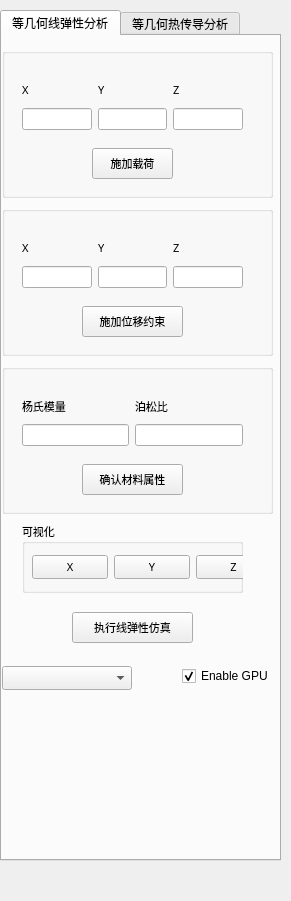
               <widget class="QWidget" name="scrollAreaWidgetContents">
                <property name="geometry">
                 <rect>
                  <x>0</x>
                  <y>0</y>
                  <width>291</width>
                  <height>901</height>
                 </rect>
                </property>
                <widget class="QTabWidget" name="tabWidget_2">
                 <property name="geometry">
                  <rect>
                   <x>0</x>
                   <y>10</y>
                   <width>281</width>
                   <height>851</height>
                  </rect>
                 </property>
                 <property name="currentIndex">
                  <number>0</number>
                 </property>
                 <widget class="QWidget" name="tab_6">
                  <attribute name="title">
                   <string>等几何线弹性分析</string>
                  </attribute>
                  <widget class="QWidget" name="verticalLayoutWidget_5">
                   <property name="geometry">
                    <rect>
                     <x>0</x>
                     <y>10</y>
                     <width>271</width>
                     <height>611</height>
                    </rect>
                   </property>
                   <layout class="QVBoxLayout" name="verticalLayout_4">
                    <item>
                     <widget class="QGroupBox" name="groupBox_20">
                      <property name="maximumSize">
                       <size>
                        <width>16777215</width>
                        <height>150</height>
                       </size>
                      </property>
                      <property name="title">
                       <string/>
                      </property>
                      <widget class="QWidget" name="widget_9" native="true">
                       <property name="geometry">
                        <rect>
                         <x>20</x>
                         <y>20</y>
                         <width>221</width>
                         <height>71</height>
                        </rect>
                       </property>
                       <widget class="QWidget" name="gridLayoutWidget_17">
                        <property name="geometry">
                         <rect>
                          <x>0</x>
                          <y>10</y>
                          <width>221</width>
                          <height>52</height>
                         </rect>
                        </property>
                        <layout class="QGridLayout" name="gridLayout_18">
                         <item row="0" column="0">
                          <widget class="QLabel" name="label_46">
                           <property name="font">
                            <font>
                             <family>Agency FB</family>
                             <pointsize>8</pointsize>
                            </font>
                           </property>
                           <property name="text">
                            <string>X</string>
                           </property>
                          </widget>
                         </item>
                         <item row="0" column="1">
                          <widget class="QLabel" name="label_47">
                           <property name="font">
                            <font>
                             <family>Agency FB</family>
                             <pointsize>8</pointsize>
                            </font>
                           </property>
                           <property name="text">
                            <string>Y</string>
                           </property>
                          </widget>
                         </item>
                         <item row="0" column="2">
                          <widget class="QLabel" name="label_48">
                           <property name="font">
                            <font>
                             <family>Agency FB</family>
                             <pointsize>8</pointsize>
                            </font>
                           </property>
                           <property name="text">
                            <string>Z</string>
                           </property>
                          </widget>
                         </item>
                         <item row="1" column="0">
                          <widget class="QLineEdit" name="XPosition_force"/>
                         </item>
                         <item row="1" column="1">
                          <widget class="QLineEdit" name="YPosition_force"/>
                         </item>
                         <item row="1" column="2">
                          <widget class="QLineEdit" name="ZPosition_force"/>
                         </item>
                        </layout>
                       </widget>
                      </widget>
                      <widget class="QPushButton" name="btnAddForce">
                       <property name="geometry">
                        <rect>
                         <x>90</x>
                         <y>100</y>
                         <width>81</width>
                         <height>31</height>
                        </rect>
                       </property>
                       <property name="font">
                        <font>
                         <family>Agency FB</family>
                         <pointsize>8</pointsize>
                        </font>
                       </property>
                       <property name="text">
                        <string>施加载荷</string>
                       </property>
                      </widget>
                     </widget>
                    </item>
                    <item>
                     <widget class="QGroupBox" name="groupBox_7">
                      <property name="maximumSize">
                       <size>
                        <width>16777215</width>
                        <height>150</height>
                       </size>
                      </property>
                      <property name="title">
                       <string/>
                      </property>
                      <widget class="QWidget" name="widget_3" native="true">
                       <property name="geometry">
                        <rect>
                         <x>20</x>
                         <y>20</y>
                         <width>221</width>
                         <height>71</height>
                        </rect>
                       </property>
                       <widget class="QWidget" name="gridLayoutWidget_8">
                        <property name="geometry">
                         <rect>
                          <x>0</x>
                          <y>10</y>
                          <width>221</width>
                          <height>52</height>
                         </rect>
                        </property>
                        <layout class="QGridLayout" name="gridLayout_9">
                         <item row="0" column="0">
                          <widget class="QLabel" name="label_31">
                           <property name="font">
                            <font>
                             <family>Agency FB</family>
                             <pointsize>8</pointsize>
                            </font>
                           </property>
                           <property name="text">
                            <string>X</string>
                           </property>
                          </widget>
                         </item>
                         <item row="0" column="1">
                          <widget class="QLabel" name="label_32">
                           <property name="font">
                            <font>
                             <family>Agency FB</family>
                             <pointsize>8</pointsize>
                            </font>
                           </property>
                           <property name="text">
                            <string>Y</string>
                           </property>
                          </widget>
                         </item>
                         <item row="0" column="2">
                          <widget class="QLabel" name="label_33">
                           <property name="font">
                            <font>
                             <family>Agency FB</family>
                             <pointsize>8</pointsize>
                            </font>
                           </property>
                           <property name="text">
                            <string>Z</string>
                           </property>
                          </widget>
                         </item>
                         <item row="1" column="0">
                          <widget class="QLineEdit" name="XPosition_fixed"/>
                         </item>
                         <item row="1" column="1">
                          <widget class="QLineEdit" name="YPosition_fixed"/>
                         </item>
                         <item row="1" column="2">
                          <widget class="QLineEdit" name="ZPosition_fixed"/>
                         </item>
                        </layout>
                       </widget>
                      </widget>
                      <widget class="QPushButton" name="btnAddFixed_2">
                       <property name="geometry">
                        <rect>
                         <x>80</x>
                         <y>100</y>
                         <width>101</width>
                         <height>31</height>
                        </rect>
                       </property>
                       <property name="font">
                        <font>
                         <family>Agency FB</family>
                         <pointsize>8</pointsize>
                        </font>
                       </property>
                       <property name="text">
                        <string>施加位移约束</string>
                       </property>
                      </widget>
                     </widget>
                    </item>
                    <item>
                     <widget class="QGroupBox" name="groupBox_24">
                      <property name="maximumSize">
                       <size>
                        <width>16777215</width>
                        <height>150</height>
                       </size>
                      </property>
                      <property name="title">
                       <string/>
                      </property>
                      <widget class="QWidget" name="widget_10" native="true">
                       <property name="geometry">
                        <rect>
                         <x>20</x>
                         <y>20</y>
                         <width>221</width>
                         <height>71</height>
                        </rect>
                       </property>
                       <widget class="QWidget" name="gridLayoutWidget_18">
                        <property name="geometry">
                         <rect>
                          <x>0</x>
                          <y>10</y>
                          <width>221</width>
                          <height>52</height>
                         </rect>
                        </property>
                        <layout class="QGridLayout" name="gridLayout_19">
                         <item row="1" column="1">
                          <widget class="QLineEdit" name="PoSongBi"/>
                         </item>
                         <item row="0" column="1">
                          <widget class="QLabel" name="label_49">
                           <property name="font">
                            <font>
                             <family>Agency FB</family>
                             <pointsize>8</pointsize>
                            </font>
                           </property>
                           <property name="text">
                            <string>泊松比</string>
                           </property>
                          </widget>
                         </item>
                         <item row="0" column="0">
                          <widget class="QLabel" name="label_50">
                           <property name="font">
                            <font>
                             <family>Agency FB</family>
                             <pointsize>8</pointsize>
                            </font>
                           </property>
                           <property name="text">
                            <string>杨氏模量</string>
                           </property>
                          </widget>
                         </item>
                         <item row="1" column="0">
                          <widget class="QLineEdit" name="YangShiMoLiang"/>
                         </item>
                        </layout>
                       </widget>
                      </widget>
                      <widget class="QPushButton" name="pushButton_12">
                       <property name="geometry">
                        <rect>
                         <x>80</x>
                         <y>100</y>
                         <width>101</width>
                         <height>31</height>
                        </rect>
                       </property>
                       <property name="font">
                        <font>
                         <family>Agency FB</family>
                         <pointsize>8</pointsize>
                        </font>
                       </property>
                       <property name="text">
                        <string>确认材料属性</string>
                       </property>
                      </widget>
                     </widget>
                    </item>
                    <item>
                     <widget class="QWidget" name="widget" native="true">
                      <property name="maximumSize">
                       <size>
                        <width>16777215</width>
                        <height>130</height>
                       </size>
                      </property>
                      <widget class="QGroupBox" name="groupBox_11">
                       <property name="geometry">
                        <rect>
                         <x>20</x>
                         <y>0</y>
                         <width>221</width>
                         <height>71</height>
                        </rect>
                       </property>
                       <property name="font">
                        <font>
                         <family>Agency FB</family>
                         <pointsize>8</pointsize>
                        </font>
                       </property>
                       <property name="title">
                        <string>可视化</string>
                       </property>
                       <widget class="QWidget" name="gridLayoutWidget_9">
                        <property name="geometry">
                         <rect>
                          <x>10</x>
                          <y>30</y>
                          <width>239</width>
                          <height>31</height>
                         </rect>
                        </property>
                        <layout class="QGridLayout" name="gridLayout_10">
                         <item row="0" column="1">
                          <widget class="QPushButton" name="IGA_Vis_Y">
                           <property name="text">
                            <string>Y</string>
                           </property>
                          </widget>
                         </item>
                         <item row="0" column="0">
                          <widget class="QPushButton" name="IGA_Vis_X">
                           <property name="text">
                            <string>X</string>
                           </property>
                          </widget>
                         </item>
                         <item row="0" column="2">
                          <widget class="QPushButton" name="IGA_Vis_Z">
                           <property name="text">
                            <string>Z</string>
                           </property>
                          </widget>
                         </item>
                        </layout>
                       </widget>
                      </widget>
                      <widget class="QPushButton" name="IGA_Linear_Pro">
                       <property name="geometry">
                        <rect>
                         <x>70</x>
                         <y>90</y>
                         <width>121</width>
                         <height>31</height>
                        </rect>
                       </property>
                       <property name="font">
                        <font>
                         <family>Agency FB</family>
                         <pointsize>8</pointsize>
                        </font>
                       </property>
                       <property name="text">
                        <string>执行线弹性仿真</string>
                       </property>
                      </widget>
                     </widget>
                    </item>
                   </layout>
                  </widget>
                  <widget class="QCheckBox" name="CheckBoxEnableGPU">
                   <property name="geometry">
                    <rect>
                     <x>180</x>
                     <y>630</y>
                     <width>91</width>
                     <height>20</height>
                    </rect>
                   </property>
                   <property name="text">
                    <string>Enable GPU</string>
                   </property>
                   <property name="checked">
                    <bool>true</bool>
                   </property>
                  </widget>
                  <widget class="QComboBox" name="ComboBoxSelectSolver">
                   <property name="geometry">
                    <rect>
                     <x>0</x>
                     <y>630</y>
                     <width>130</width>
                     <height>24</height>
                    </rect>
                   </property>
                   <property name="minimumSize">
                    <size>
                     <width>121</width>
                     <height>24</height>
                    </size>
                   </property>
                   <property name="baseSize">
                    <size>
                     <width>121</width>
                     <height>24</height>
                    </size>
                   </property>
                  </widget>
                 </widget>
                 <widget class="QWidget" name="tab_7">
                  <attribute name="title">
                   <string>等几何热传导分析</string>
                  </attribute>
                  <widget class="QCheckBox" name="CheckBoxEnableGPU_2">
                   <property name="geometry">
                    <rect>
                     <x>180</x>
                     <y>620</y>
                     <width>91</width>
                     <height>20</height>
                    </rect>
                   </property>
                   <property name="text">
                    <string>Enable GPU</string>
                   </property>
                   <property name="checked">
                    <bool>true</bool>
                   </property>
                  </widget>
                 </widget>
                </widget>
               </widget>
